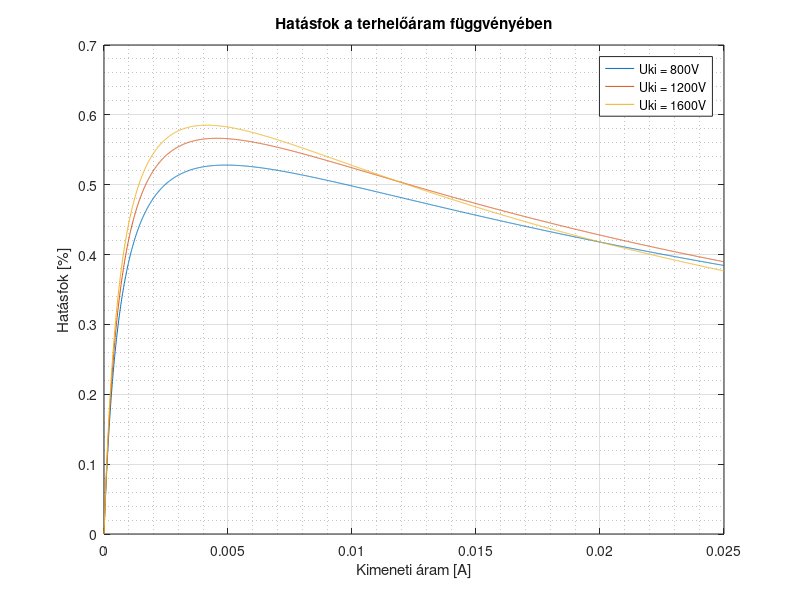

MATLAB code to generate this figure:
% Uki = [0:0.1:6000];
Uki = 800;
Rt = 660000;
% Iki = Uki./Rt;
Iki = [0:0.00001:0.025];
Ube = 9;
at = 100;

f = 40000;
L1 = 420*10^(-6);
Ls = 40*10^(-6);
rds = 0.2;

T = 1/f;

Uzn = repmat(80, [1,60001]);

d = Uki./(Uki+at*Ube);
tbe = d./f;
dIl = Ube/(at*L1).*tbe;
Id = 1./(1-d).*Iki+dIl./2;
Ik = at.*Id;
Ifetrms = sqrt((Ik.^2).*tbe./T);
Pfet = rds.*Ifetrms.^2;
%Uzn = Ube+Uki./at + 1;
Pz = (Uzn/(Uzn-(Uki/at)))*(Ls*f)/2.*(at.*Iki.*(T./(T-tbe))).^2;

Pfeedback = Uki.*(Uki./9910000);

theta1 = (Uki.*Iki)./(Ube.*Ifetrms+Pz+Pfet+Pfeedback);
%%%%%%%%%%%%%%%%%%%%%%%%%%%%%%%%%%%%%%%%%%%%%%%%%%%%%%%%%%%%%%%%%%%%%%%%%%%
Uki = 1200;
d = Uki./(Uki+at*Ube);
tbe = d./f;
dIl = Ube/(at*L1).*tbe;
Id = 1./(1-d).*Iki+dIl./2;
Ik = at.*Id;
Ifetrms = sqrt((Ik.^2).*tbe./T);
Pfet = rds.*Ifetrms.^2;
% Uzn = Ube+Uki./at + 1;
Pz = (Uzn/(Uzn-(Uki/at)))*(Ls*f)/2.*(at.*Iki.*(T./(T-tbe))).^2;

Pfeedback = Uki.*(Uki./9910000);

theta2 = (Uki.*Iki)./(Ube.*Ifetrms+Pz+Pfet+Pfeedback);
%%%%%%%%%%%%%%%%%%%%%%%%%%%%%%%%%%%%%%%%%%%%%%%%%%%%%%%%%%%%%%%%%%%%%%%%%%%
Uki = 1600;
d = Uki./(Uki+at*Ube);
tbe = d./f;
dIl = Ube/(at*L1).*tbe;
Id = 1./(1-d).*Iki+dIl./2;
Ik = at.*Id;
Ifetrms = sqrt((Ik.^2).*tbe./T);
Pfet = rds.*Ifetrms.^2;
% Uzn = Ube+Uki./at + 1;
Pz = (Uzn/(Uzn-(Uki/at)))*(Ls*f)/2.*(at.*Iki.*(T./(T-tbe))).^2;

Pfeedback = Uki.*(Uki./9910000);

theta3 = (Uki.*Iki)./(Ube.*Ifetrms+Pz+Pfet+Pfeedback);

plot(Iki,theta1,Iki,theta2,Iki,theta3);
title("Hatásfok a terhelőáram függvényében");
ylabel("Hatásfok [%]");
xlabel("Kimeneti áram [A]");
legend({'Uki = 800V','Uki = 1200V','Uki = 1600V'});
grid on;
grid minor;
